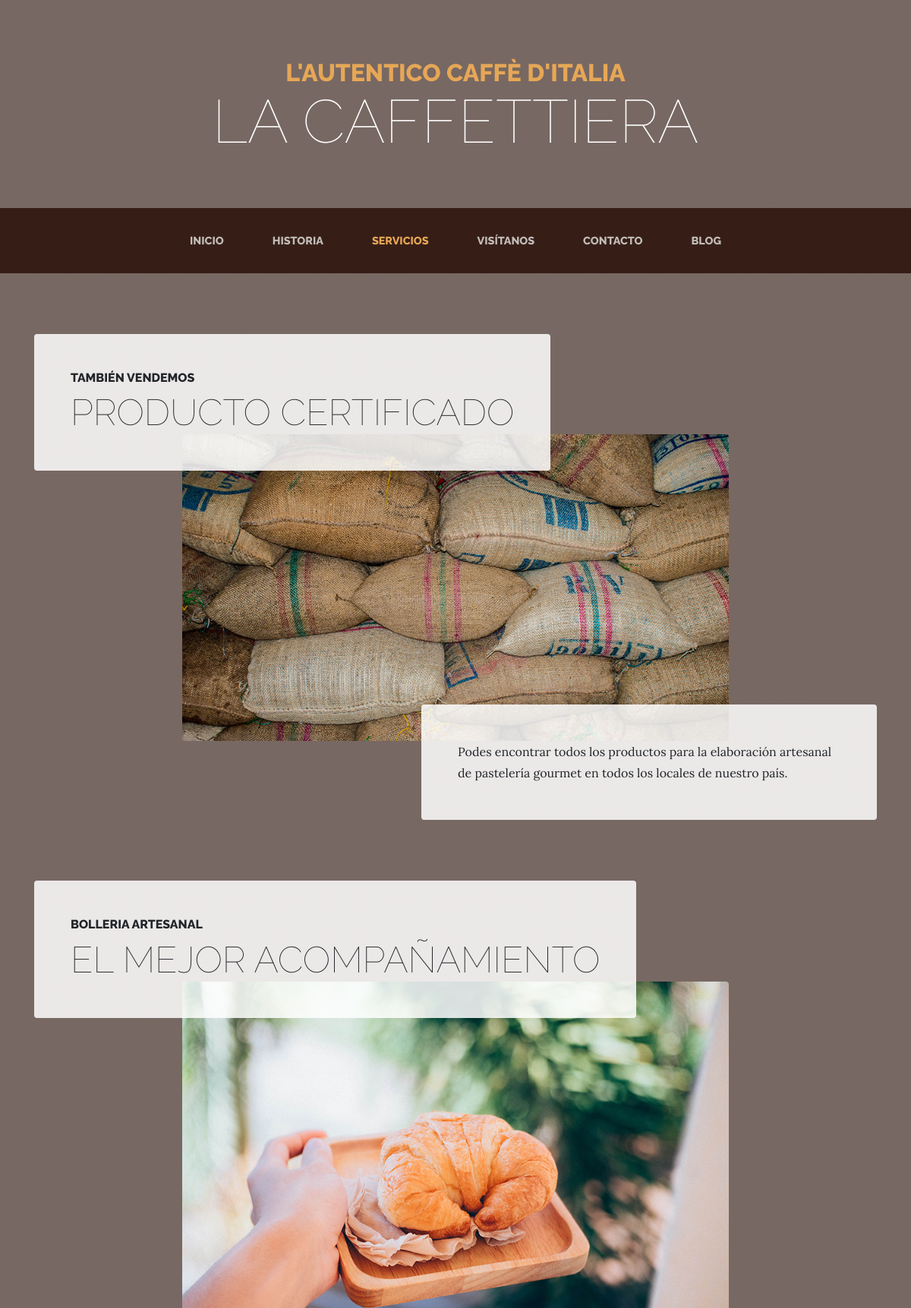
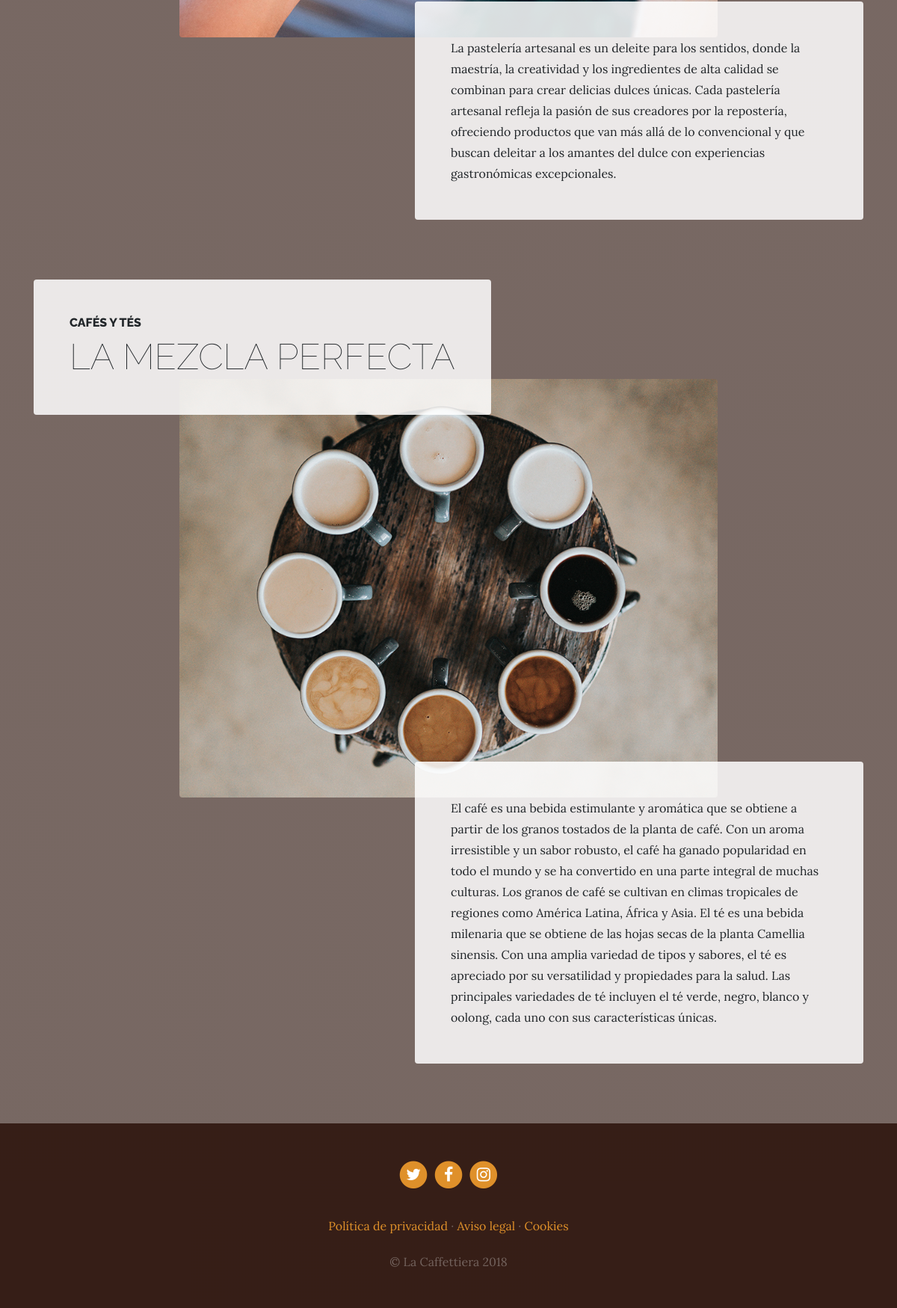
Page /services/ on the committed database (2 pictures, top to bottom).
### Services/models.py (models this page shows, shortened)
class Services(models.Model):
    title = models.CharField(max_length=200, verbose_name="Titulo") # caracter de texto
    subtitle = models.CharField(max_length=200, verbose_name="Subtitulo") # caracter de texto
    content = models.TextField(verbose_name="Contenido") # texto largo
    image = models.ImageField( verbose_name="Imagen", upload_to="service") # imagen
    created= models.DateTimeField(auto_now_add=True,  verbose_name="Fecha de creacion")# fecha de creacion
    updated= models.DateTimeField(auto_now=True,  verbose_name="Fecha de edicion") # fecha de actualizacion
    class Meta:
        verbose_name = 'servicio'
        verbose_name_plural = 'servicios'
        ordering = ['-created'] # ordenar por fecha de creacion de lo mas nuevo al viejo

### pages/models.py (models this page shows, shortened)
class Page(models.Model):
   title= models.CharField(verbose_name="Titulo",max_length=200)
   content = RichTextField(verbose_name="Contenido")
   order = models.IntegerField(verbose_name="Orden", default=0)
   created = models.DateTimeField(auto_now_add=True, verbose_name="Fecha de creacion")  # fecha de creacion
   updated = models.DateTimeField(auto_now=True, verbose_name="Fecha de edicion")  # fecha de actualizacion
   class Meta:
      verbose_name = 'pagina'
      verbose_name_plural = 'paginas'
      ordering = ['order','title']  # ordenar por fecha de creacion de lo mas nuevo al viejo

### Services/views.py (the view)
# urls.py: path('', views.services, name="services"),
def services(request):
    services = Services.objects.all()
    return render(request, "services/services.html", {"services": services} )

### pages/templatetags/pages_extras.py (called while the page is built)
@register.simple_tag()
def get_page_list():
    pages = Page.objects.all()
    return pages

### social/processors.py (called while the page is built)
def context_dict(request):
    context = {}
    links = Links.objects.all()
    for link in links:
        context[link.key] = link.url
    return context

### Services/templates/services/services.html
    {% extends 'core/base.html' %}
    {% load static %}
    {% block content %}
        {% for service in services %}
           <section class="page-section">
  <div class="container">
    <div class="product-item">
      <div class="product-item-title d-flex">
        <div class="bg-faded p-5 d-flex mr-auto rounded">
          <h2 class="section-heading mb-0">
            <span class="section-heading-upper">{{service.subtitle}}</span>
            <span class="section-heading-lower">{{service.title}}</span>
          </h2>
        </div>
      </div>
      <img class="product-item-img mx-auto d-flex rounded img-fluid mb-3 mb-lg-0" src="{{service.image.url}}" alt="">
      <div class="product-item-description d-flex ml-auto">
        <div class="bg-faded p-5 rounded">
          <p class="mb-0">{{service.content}}</p>
        </div>
      </div>
    </div>
  </div>
</section>
        {% endfor %}
    {% endblock %}

### core/templates/core/base.html (shortened to what this page needs)
<!DOCTYPE html>
<html lang="es">
  <head>
    {% load static %}
    <link href="{% static 'core/vendor/bootstrap/css/bootstrap.min.css' %}" rel="stylesheet">
    <link href="{% static 'core/vendor/font-awesome/css/font-awesome.min.css' %}" rel="stylesheet" type="text/css">
    <link href="{% static 'core/css/business-casual.css'%}" rel="stylesheet">
  </head>
  <body>
    <h1 class="site-heading text-center text-white d-none d-lg-block">
      <span class="site-heading-upper text-primary mb-3">L'autentico caffè d'italia</span>
      <span class="site-heading-lower">La Caffettiera</span>
    </h1>
     <nav class="navbar navbar-expand-lg navbar-dark py-lg-4" id="mainNav">
      <div class="container">
        <div class="collapse navbar-collapse" id="navbarResponsive">
          <ul class="navbar-nav mx-auto">
            <li class="nav-item px-lg-4 {% if request.path == '/' %}active{% endif %}">
              <a class="nav-link text-uppercase text-expanded" href="{% url 'home' %}">Inicio</a>
            </li>
            <li class="nav-item px-lg-4 {% if request.path == '/about/' %}active{% endif %}">
              <a class="nav-link text-uppercase text-expanded" href="{% url 'about' %}">Historia</a>
            </li>
            <li class="nav-item px-lg-4 {% if request.path == '/services/' %}active{% endif %}">
              <a class="nav-link text-uppercase text-expanded" href="{% url 'services' %}">Servicios</a>
            </li>
            <li class="nav-item px-lg-4 {% if request.path == '/store/' %}active{% endif %}">
              <a class="nav-link text-uppercase text-expanded" href="{% url 'store' %}">Visítanos</a>
            </li>
            <li class="nav-item px-lg-4 {% if request.path == '/contact/' %}active{% endif %}">
              <a class="nav-link text-uppercase text-expanded" href="{% url 'contact' %}">Contacto</a>
            </li>
            <li class="nav-item px-lg-4 {% if request.path|slice:":6"  == '/blog/' %}active{% endif %}">
    <a class="nav-link text-uppercase text-expanded" href="{% url 'blog' %}">Blog</a>
</li>
          </ul>
        </div>
      </div>
    </nav>
    {% block content %}{% endblock%}
    <footer class="footer text-faded text-center py-5">
      <div class="container">
        <p class="m-0">
            {% if LINK_TWITTER %}
	        <a href="{{LINK_TWITTER}}" class="link">
	          <span class="fa-stack fa-lg">
	            <i class="fa fa-circle fa-stack-2x"></i>
	            <i class="fa fa-twitter fa-stack-1x fa-inverse"></i>
	          </span>
	        </a>
            {% endif %}
              {% if LINK_FACEBOOCK %}
	        <a href="{{LINK_FACEBOOCK}}" class="link">
	          <span class="fa-stack fa-lg">
	            <i class="fa fa-circle fa-stack-2x"></i>
	            <i class="fa fa-facebook fa-stack-1x fa-inverse"></i>
	          </span>
	        </a>
            {% endif %}
            {% if LINK_INSTAGRAM %}
	        <a href="{{LINK_INSTAGRAM}}" class="link">
	          <span class="fa-stack fa-lg">
	            <i class="fa fa-circle fa-stack-2x"></i>
	            <i class="fa fa-instagram fa-stack-1x fa-inverse"></i>
	          </span>
	        </a>
            {% endif %}
	    </p>
        <p class="m-0 mbt">
            {% load pages_extras %}
            {% get_page_list as page_list %}
            {% for page in page_list %}
            <a href="{% url 'page' page.id  %}" class="link">{{page.title}}</a> {% if not forloop.last %}·{% endif %}
            {% endfor %}
		</p>
        <p class="m-0 mbt1">&copy; La Caffettiera 2018</p>
      </div>
	</footer>
  </body>
</html>

### core/static/core/css/business-casual.css (style rules this page uses)
body { font-family: 'Lora'; background: linear-gradient(rgba(47, 23, 15, 0.65), rgba(47, 23, 15, 0.65)), url("../img/bg.jpg"); background-attachment: fixed; background-position: center; background-size: cover; }
h1, h2, h3, h4, h5, h6 { font-family: 'Raleway'; }
p { line-height: 1.75; }
.text-faded { color: rgba(255, 255, 255, 0.3); }
.site-heading { margin-top: 5rem; margin-bottom: 5rem; text-transform: uppercase; line-height: 1; font-family: 'Raleway'; }
.site-heading .site-heading-upper { display: block; font-size: 2rem; font-weight: 800; }
.site-heading .site-heading-lower { font-size: 5rem; font-weight: 100; line-height: 4rem; }
.page-section { margin-top: 5rem; margin-bottom: 5rem; }
.section-heading { text-transform: uppercase; }
.section-heading .section-heading-upper { display: block; font-size: 1rem; font-weight: 800; padding-bottom:.5rem; }
.section-heading .section-heading-lower { display: block; font-size: 3rem; font-weight: 100; }
.bg-faded { background-color: rgba(255, 255, 255, 0.85); }
#mainNav { background-color: rgba(47, 23, 15, 0.9); font-family: 'Raleway'; }
#mainNav .navbar-nav .nav-item .nav-link { color: rgba(255, 255, 255, 0.7); font-weight: 800; }
#mainNav .navbar-nav .nav-item.active .nav-link { color: #e6a756; }
@media (min-width: 992px) { #mainNav .navbar-nav .nav-item .nav-link { font-size: 0.9rem; } }
@media (min-width: 992px) { .product-item .product-item-title { position: relative; z-index: 1; margin-bottom: -3rem; } }
@media (min-width: 992px) { .product-item .product-item-img { position: relative; z-index: 0; max-width: 60vw; } }
@media (min-width: 992px) { .product-item .product-item-description { position: relative; z-index: 1; margin-top: -3rem; max-width: 50vw; } }
.footer { background-color: rgba(47, 23, 15, 0.9); }
.text-primary { color: #e6a756 !important; }
.mbt { padding-top: 2rem; }
.mbt1 { padding-top: 1.25rem; }
a.link { color: #df902a; }

### rows in the picture
Services: subtitle "TAMBIÉN VENDEMOS", title "PRODUCTO CERTIFICADO", image (picture), content "Podes encontrar todos los productos para la elaboración artesanal de pastelería gourmet en todos los locales de nuestro país."
Services: subtitle "BOLLERIA ARTESANAL", title "EL MEJOR ACOMPAÑAMIENTO", image (picture), content "La pastelería artesanal es un deleite para los sentidos, donde la maestría, la creatividad y los ingredientes de alta calidad se combinan para crear delicias dulces únicas. Cada pastelería artesanal refleja la pasión de sus creadores por la repostería, ofreciendo productos que van más allá de lo convencional y que buscan deleitar a los amantes del dulce con experiencias gastronómicas excepcionales."
Services: subtitle "CAFÉS Y TÉS", title "LA MEZCLA PERFECTA", image (picture), content "El café es una bebida estimulante y aromática que se obtiene a partir de los granos tostados de la planta de café. Con un aroma irresistible y un sabor robusto, el café ha ganado popularidad en todo el mundo y se ha convertido en una parte integral de muchas culturas. Los granos de café se cultivan en climas tropicales de regiones como América Latina, África y Asia. El té es una bebida milenaria que se obtiene de las hojas secas de la planta Camellia sinensis. Con una amplia variedad de tipos y sabores, el té es apreciado por su versatilidad y propiedades para la salud. Las principales variedades de té incluyen el té verde, negro, blanco y oolong, cada uno con sus características únicas."
Page: title "Política de privacidad"
Page: title "Aviso legal"
Page: title "Cookies"
